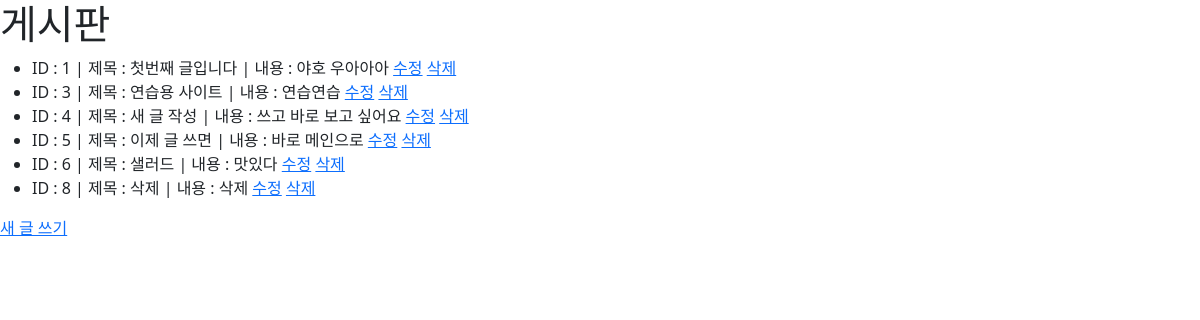
Page /class0928App/ on the committed database.
### class0928App/models.py (models this page shows)
class Post(models.Model):
    title = models.CharField(max_length=50)
    content = models.TextField()

### class0928App/views.py (the view)
# urls.py: path('', views.index, name='index'),
def index(request):
    posts = Post.objects.all()
    context = {
        'posts' : posts,
    }
    return render(request, 'posts/index.html', context)

### class0928App/templates/posts/index.html
{% extends 'base.html' %}
{% block content %}
<h1>게시판</h1>
<ul>
    {% for post in posts %}
    <li>ID : {{ post.id }} | 제목 : {{ post.title }} | 내용 : {{ post.content}}
        <a href="">수정</a>
        <a href="/posts/delete/{{ post.id }}">삭제</a>
    </li>
    {% endfor %}
</ul>
<a href="{% url 'posts:new' %}">새 글 쓰기</a>
{% endblock %}

### templates/base.html (shortened to what this page needs)
<!DOCTYPE html>
<html lang="en">
<head>
    <link href="https://cdn.jsdelivr.net/npm/bootstrap@5.1.3/dist/css/bootstrap.min.css" rel="stylesheet">
</head>
<body>
    {% block content %}
    {% endblock %}
</body>
</html>

### rows in the picture
Post: id "1", title "첫번째 글입니다", content "야호 우아아아"
Post: id "3", title "연습용 사이트", content "연습연습"
Post: id "4", title "새 글 작성", content "쓰고 바로 보고 싶어요"
Post: id "5", title "이제 글 쓰면", content "바로 메인으로"
Post: id "6", title "샐러드", content "맛있다"
Post: id "8", title "삭제", content "삭제"
